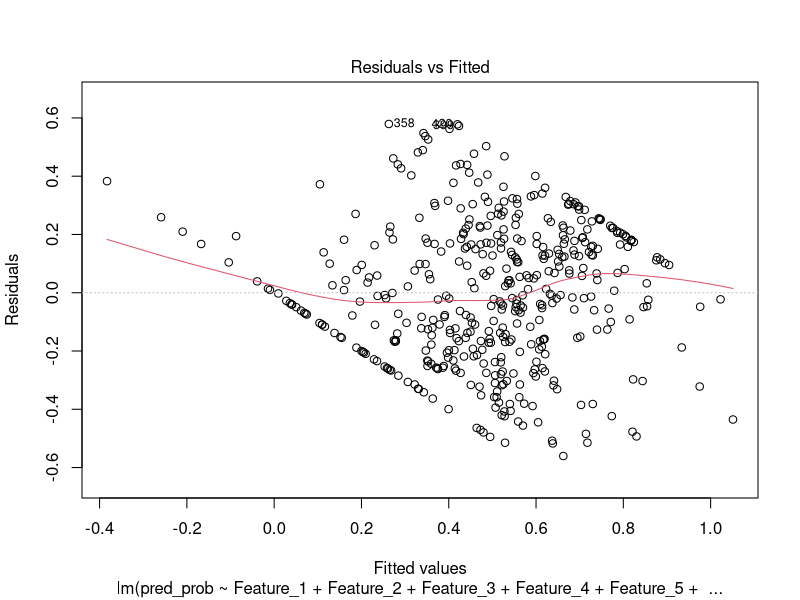
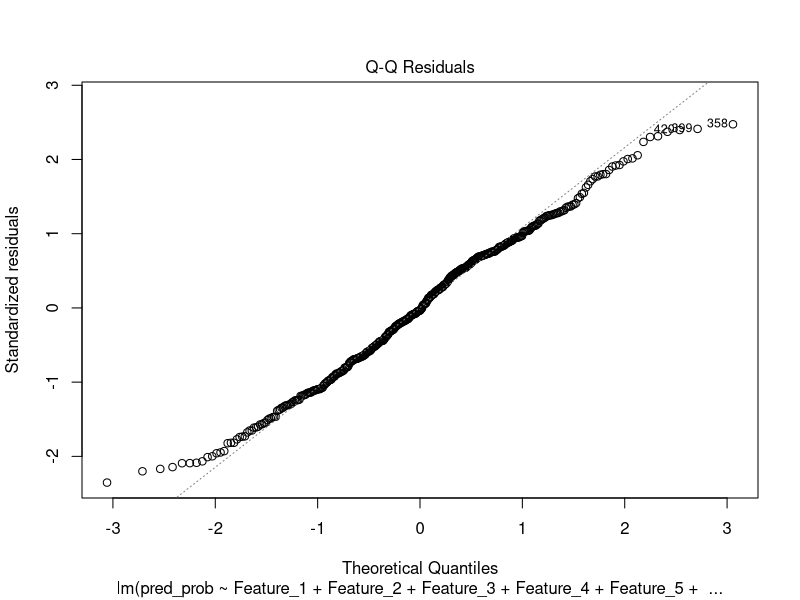
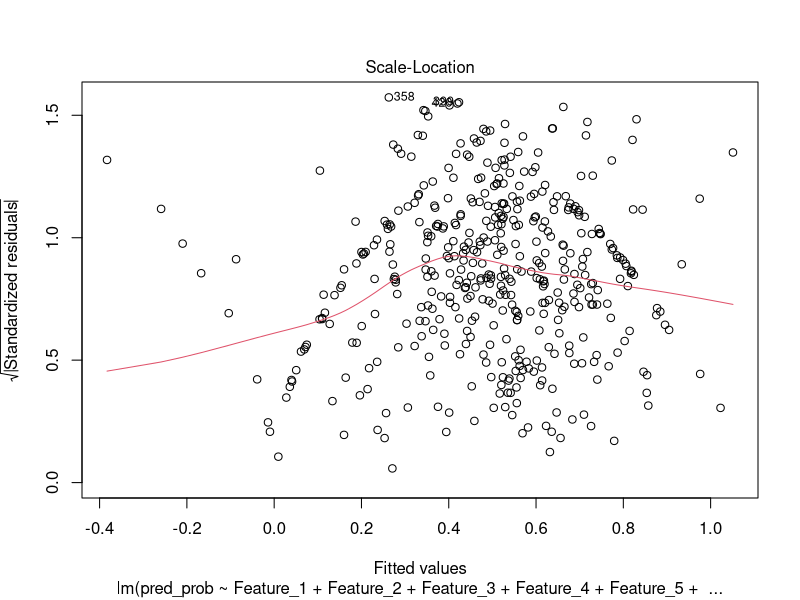
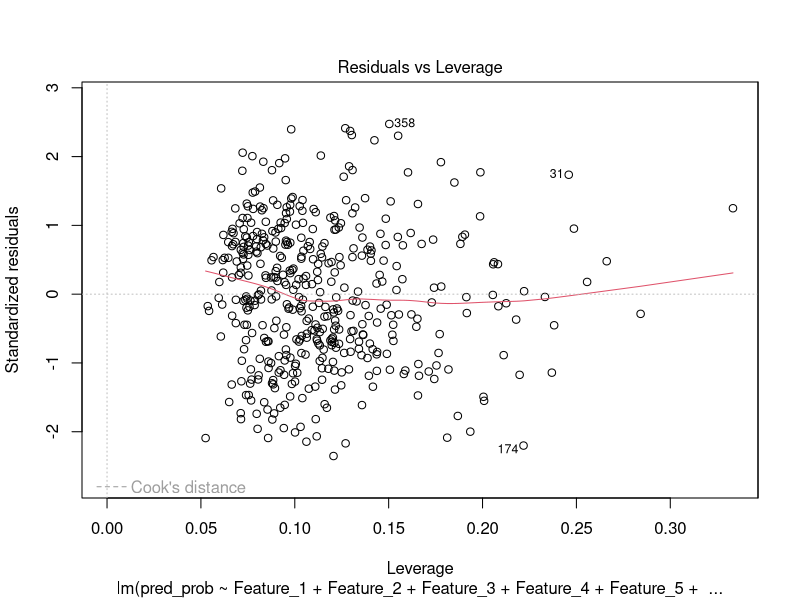
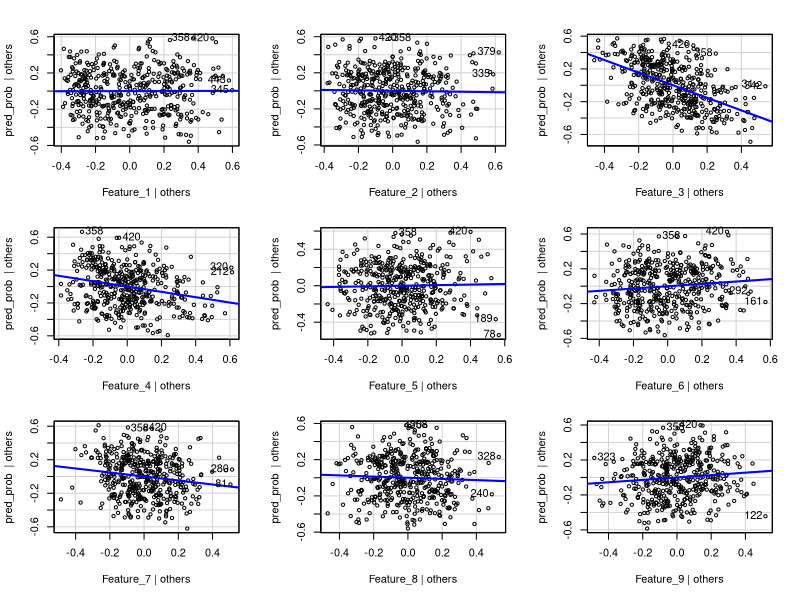
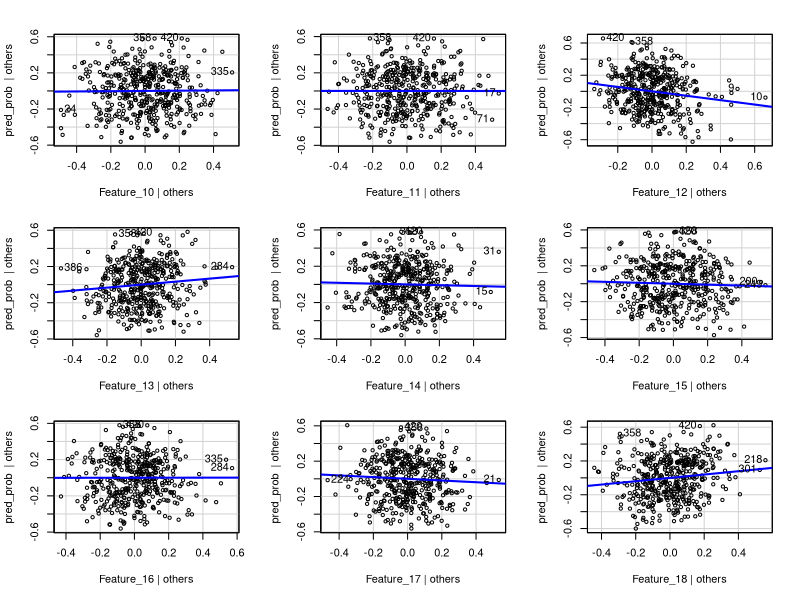
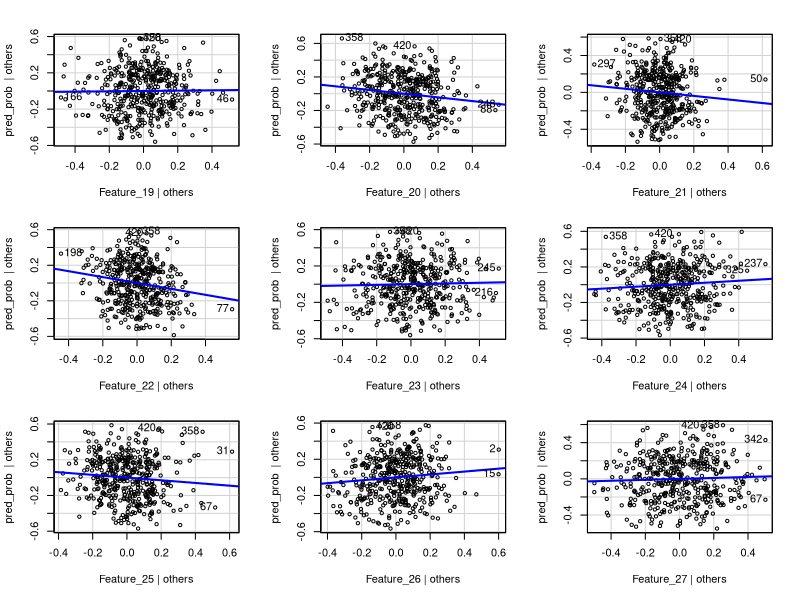
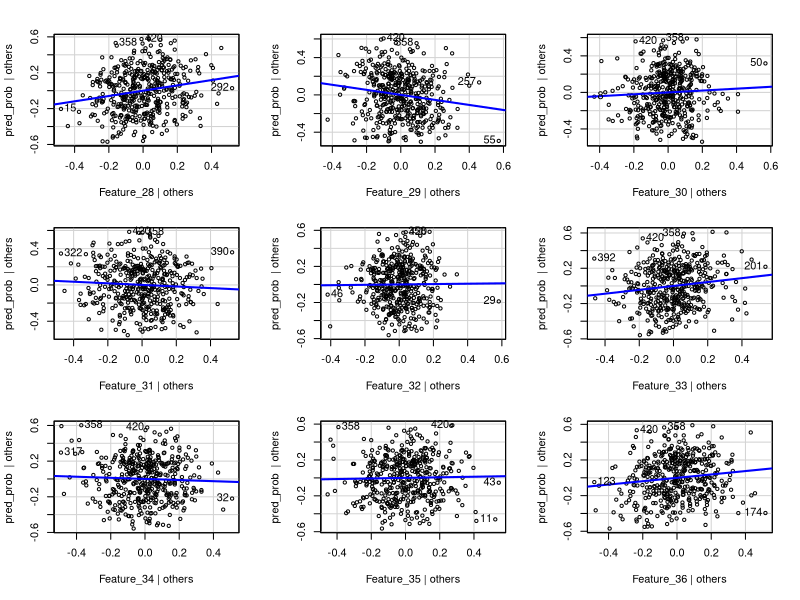

Write the R code that produced these figures, in order. (Note: this script raises an error after producing the figures.)
## ---- chunk 1
knitr::opts_chunk$set(echo = TRUE)
## ---- chunk 2
# Load the required libraries
library(tidyverse)
library(caret)
library(MASS)
library(car)


## ---- chunk 3
# Load the dataset
data <- read.csv("pca_data_50.csv")  # Update with the actual CSV file name

# Display the structure of the loaded data
str(data)

## ---- chunk 4
# Load the dplyr package for data manipulation
library(dplyr)

# Normalize each feature to the range [0, 1]
normalized_data <- data %>%
  mutate(across(starts_with("Feature"), ~ (.-min(.)) / (max(.) - min(.))))

# Display the first few rows of the normalized data
head(normalized_data)


## ---- chunk 5
col_name <- NULL;
for (i in 1:50) {
  
  col_name <-  paste0(col_name,"Feature_", i,"+")
  #data[, col_name] <- boxcox(data[, paste0("Feature_", i)], lambda = NULL)$x
}
cat(col_name)
## ---- chunk 6
model_2  = lm(pred_prob ~ Feature_1+Feature_2+Feature_3+Feature_4+Feature_5+Feature_6+Feature_7+Feature_8+Feature_9+Feature_10+Feature_11+Feature_12+Feature_13+Feature_14+Feature_15+Feature_16+Feature_17+Feature_18+Feature_19+Feature_20+Feature_21+Feature_22+Feature_23+Feature_24+Feature_25+Feature_26+Feature_27+Feature_28+Feature_29+Feature_30+Feature_31+Feature_32+Feature_33+Feature_34+Feature_35+Feature_36+Feature_37+Feature_38+Feature_39+Feature_40+Feature_41+Feature_42+Feature_43+Feature_44+Feature_45+Feature_46+Feature_47+Feature_48+Feature_49+Feature_50, data = normalized_data)
summary(model_2)
## ---- chunk 7

plot(model_2)
## ---- chunk 8

residuals <- residuals(model_2)

# Create the AV plot
avPlots(model_2)

# Create the CR plot
crPlots(model_2)

## ---- chunk 9
# Apply Box-Cox transformation to the target variable (response) if needed
# For example, if you have a response variable named 'y', you can transform it like this:
# data$y_transformed <- boxcox(data$y, lambda = NULL)
# Uncomment and modify the above line based on your data

# Apply Box-Cox transformation to the features
# Assuming the transformed features are named 'Feature_1_transformed', ..., 'Feature_10_transformed'

boxcox(data[, paste0("Feature_1")], lambda = NULL)
for (i in 1:10) {
  boxcox(data[, paste0("Feature_", i)], lambda = NULL)
  #col_name <- paste0("Feature_", i, "_transformed")
  #data[, col_name] <- boxcox(data[, paste0("Feature_", i)], lambda = NULL)$x
}

# Define the list of transformed feature names
transformed_feature_names <- paste0("Feature_", 1:10, "_transformed")  # Adjust the range as needed

# Construct the formula for MLR
formula <- reformulate(transformed_feature_names, response = "y")

# Perform Multiple Linear Regression (MLR) using the transformed features
model <- lm(formula, data = data)

# Display the summary of the MLR model
summary(model)
